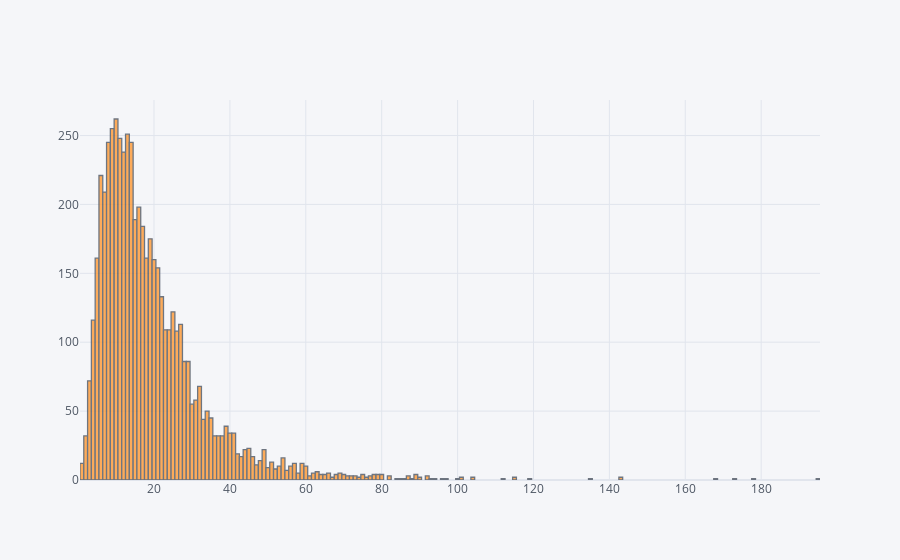

The notebook cell this image was saved under:
### Code cell
train_df['word_count'].iplot(kind='hist')

### Figure 1 — Plotly figure (JSON) as saved in the notebook; plotly's stock layout.template omitted (floating-point values rounded to 4 significant figures; data arrays with more than 128 entries replaced by an {"elided": "..."} marker saying what was removed)
{"data": [{"histfunc": "count", "histnorm": "", "marker": {"color": "rgba(255, 153, 51, 1.0)", "line": {"color": "#4D5663", "width": 1.3}}, "name": "word_count", "opacity": 0.8, "orientation": "v", "type": "histogram", "x": {"elided": "5547 int values"}}], "layout": {"barmode": "overlay", "legend": {"bgcolor": "#F5F6F9", "font": {"color": "#4D5663"}}, "paper_bgcolor": "#F5F6F9", "plot_bgcolor": "#F5F6F9", "title": {"font": {"color": "#4D5663"}}, "xaxis": {"gridcolor": "#E1E5ED", "showgrid": true, "tickfont": {"color": "#4D5663"}, "title": {"font": {"color": "#4D5663"}, "text": ""}, "zerolinecolor": "#E1E5ED"}, "yaxis": {"gridcolor": "#E1E5ED", "showgrid": true, "tickfont": {"color": "#4D5663"}, "title": {"font": {"color": "#4D5663"}, "text": ""}, "zerolinecolor": "#E1E5ED"}}}
